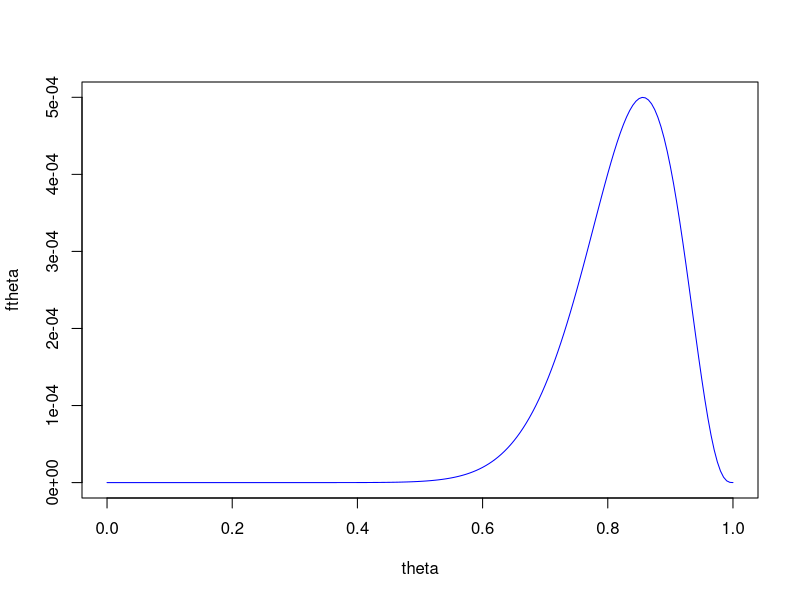
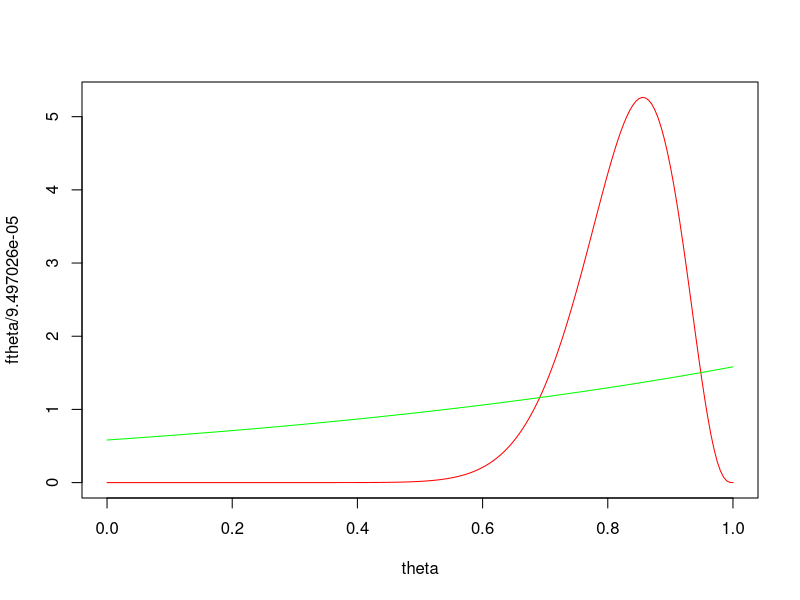

The R source for these figures, in order:
## ---- chunk 1
knitr::opts_chunk$set(echo = TRUE)
## ---- chunk 2
#Example of not conjugated prior
n=20
y=17

#Theta values (Domain)
theta=seq(0,1,by=0.005)

#Posterior
ftheta=theta^y*(1-theta)^(n-y)*exp(theta)
plot(theta, ftheta, type="l", col="blue")


## ---- chunk 3
#Get integ value to norm¿?
fth=function(th){th^y*(1-th)^(n-y)*exp(th)}
(i=integrate(fth,0,1))
## ---- chunk 4
#Plot posterior norm¿?lized
plot(theta, ftheta/9.497026e-05,type="l", col="red")

#Add prior distribution
lines(theta, exp(theta)/(exp(1)-1), type="l", col="green")
